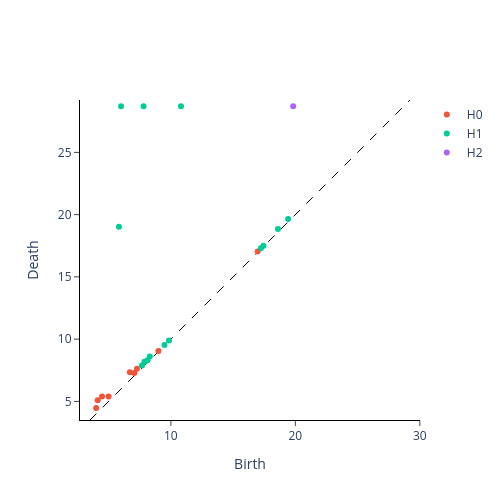

Notebook source saved alongside this figure:
### Code cell
idx = np.where(labels == 8)[0][0]
CP.plot(diagrams, sample=idx)

### Figure 1 — Plotly figure (JSON) as saved in the notebook; plotly's stock layout.template omitted (floating-point values rounded to 4 significant figures)
{"data": [{"hoverinfo": "none", "line": {"color": "black", "dash": "dash", "width": 1}, "mode": "lines", "showlegend": false, "type": "scatter", "x": [3.506, 29.21], "y": [3.506, 29.21]}, {"hoverinfo": "text", "hovertext": ["(4.123105625617661, 5.0990195135927845)", "(4.47213595499958, 5.385164807134504)", "(6.708203932499369, 7.3484692283495345)", "(4.0, 4.47213595499958)", "(5.0, 5.385164807134504)", "(7.280109889280518, 7.615773105863909)", "(7.0710678118654755, 7.280109889280518)", "(16.97056274847714, 17.029386365926403)", "(9.0, 9.055385138137417)"], "mode": "markers", "name": "H0", "type": "scatter", "x": [4.123, 4.472, 6.708, 4.0, 5.0, 7.28, 7.071, 16.97, 9.0], "y": [5.099, 5.385, 7.348, 4.472, 5.385, 7.616, 7.28, 17.03, 9.055]}, {"hoverinfo": "text", "hovertext": ["(6.0, 28.712812921102035)", "(7.810249675906654, 28.712812921102035)", "(10.816653826391969, 28.712812921102035)", "(5.830951894845301, 19.026297590440446)", "(7.874007874011811, 8.18535277187245)", "(8.306623862918075, 8.602325267042627)", "(18.601075237738275, 18.841443681416774)", "(19.4164878389476, 19.6468827043885)", "(7.681145747868608, 7.874007874011811)", "(8.12403840463596, 8.306623862918075)", "(17.233687939614086, 17.291616465790582)", "(17.435595774162696, 17.4928556845359)", "(9.486832980505138, 9.539392014169456)", "(9.848857801796104, 9.899494936611665)"], "mode": "markers", "name": "H1", "type": "scatter", "x": [6.0, 7.81, 10.82, 5.831, 7.874, 8.307, 18.6, 19.42, 7.681, 8.124, 17.23, 17.44, 9.487, 9.849], "y": [28.71, 28.71, 28.71, 19.03, 8.185, 8.602, 18.84, 19.65, 7.874, 8.307, 17.29, 17.49, 9.539, 9.899]}, {"hoverinfo": "text", "hovertext": ["(19.82422760159901, 28.712812921102035)"], "mode": "markers", "name": "H2", "type": "scatter", "x": [19.82], "y": [28.71]}], "layout": {"height": 500, "plot_bgcolor": "white", "width": 500, "xaxis": {"autorange": false, "exponentformat": "e", "linecolor": "black", "linewidth": 1, "mirror": false, "range": [3.506, 29.21], "showexponent": "all", "showline": true, "side": "bottom", "ticks": "outside", "title": {"text": "Birth"}, "type": "linear", "zeroline": true}, "yaxis": {"autorange": false, "exponentformat": "e", "linecolor": "black", "linewidth": 1, "mirror": false, "range": [3.506, 29.21], "scaleanchor": "x", "scaleratio": 1, "showexponent": "all", "showline": true, "side": "left", "ticks": "outside", "title": {"text": "Death"}, "type": "linear", "zeroline": true}}}
